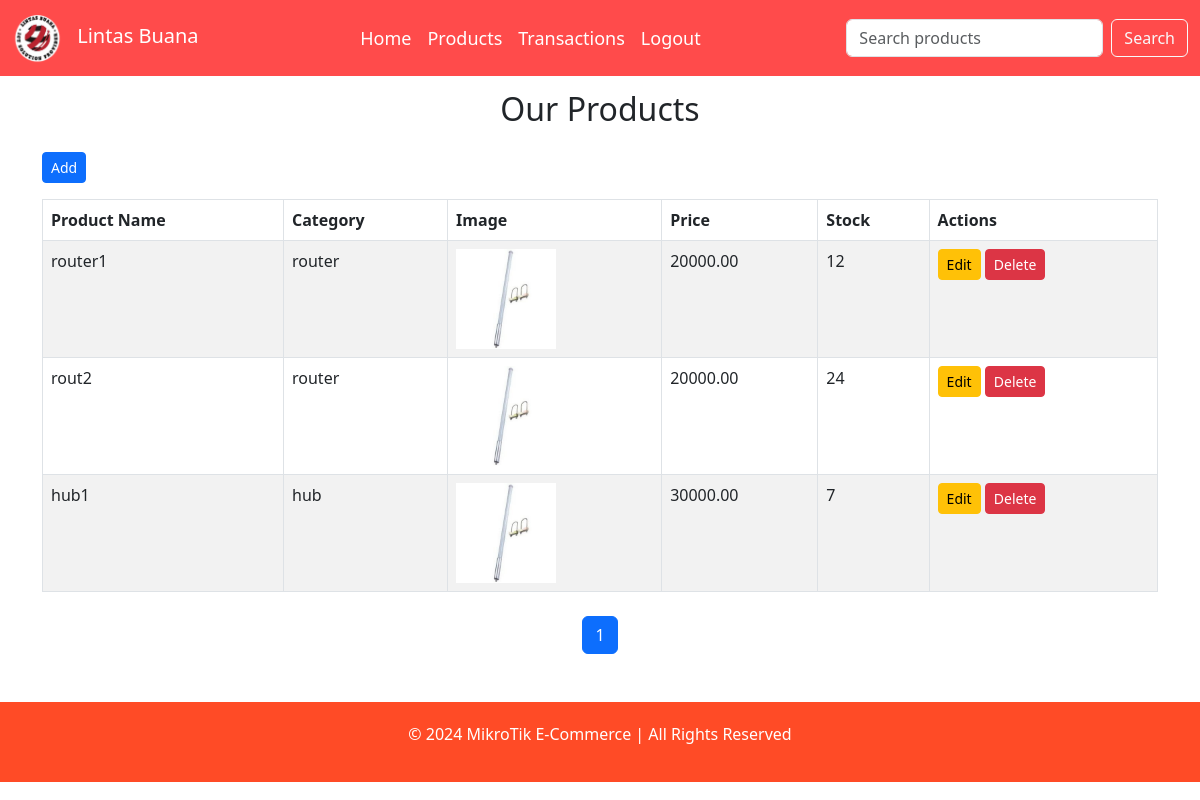
Page /admin/products.php?error=ProductIDMissing (signed in) on the earlier database version.
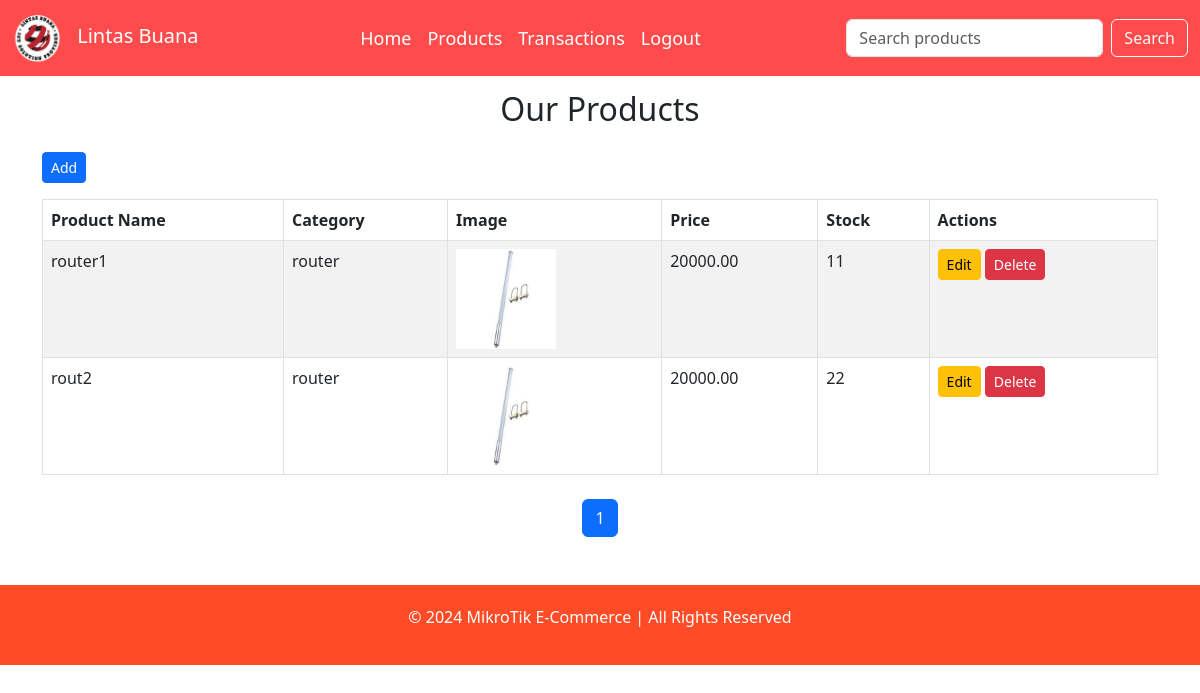
Same page on the later database version.
### tables this page shows
CREATE TABLE `product` (
  `product_id` int(11) NOT NULL,
  `product_name` varchar(100) NOT NULL,
  `product_price` decimal(10,2) NOT NULL,
  `product_description` text DEFAULT NULL,
  `category_id` int(11) NOT NULL,
  `product_image` varchar(255) NOT NULL,
  `product_stock` int(11) NOT NULL
);

CREATE TABLE `category` (
  `category_id` int(11) NOT NULL,
  `category_name` varchar(100) NOT NULL
);

### admin/products.php (the view, shortened to what this page needs)
<?php
$productsPerPage = 8;
$searchQuery = isset($_GET['search']) ? $_GET['search'] : '';
$page = isset($_GET['page']) ? $_GET['page'] : 1;
$startFrom = ($page - 1) * $productsPerPage;
?>
<!DOCTYPE html>
<html lang="en">
<head>
    <link href="style.css" rel="stylesheet">
    <link href="https://cdn.jsdelivr.net/npm/bootstrap@5.3.0-alpha1/dist/css/bootstrap.min.css" rel="stylesheet">
</head>
<body>
    <header>
        <nav class="navbar navbar-expand-lg navbar-dark fixed-top">
            <div class="container-fluid">
                <a class="navbar-brand" href="index.php">
                    <img src="images/logo.png" alt="Logo"> Lintas Buana
                </a>
                <div class="collapse navbar-collapse" id="navbarNav">
                    <ul class="navbar-nav ms-auto">
                        <li class="nav-item">
                            <a class="nav-link" href="index.php">Home</a>
                        </li>
                        <li class="nav-item">
                            <a class="nav-link active" href="products.php">Products</a>
                           <?php if(isset($_SESSION['admin'])): ?>
                            <li class="nav-item">
                                <a class="nav-link" href="transactions.php">Transactions</a>
                            </li>
                            <li class="nav-item">
                                <a class="nav-link" href="admin/logout.php">Logout</a>
                            </li>
                        <?php endif; ?>
                    </ul>
                    <form class="d-flex ms-auto" method="GET" action="products.php">
                        <input class="form-control me-2" type="search" placeholder="Search products" aria-label="Search" name="search" value="<?php echo $searchQuery; ?>">
                        <button class="btn btn-outline-light" type="submit">Search</button>
                    </form>
                </div>
            </div>
        </nav>
    </header>
    <section id="products" class="container my-5">
        <h2 class="text-center mb-4">Our Products</h2>
        <a href="add_product_form.php?id=' . $productId . '" class="btn btn-primary btn-sm mb-3">Add</a>
        <table class="table table-bordered table-striped">
            <thead>
                <tr>
                    <th>Product Name</th>
                    <th>Category</th>
                    <th>Image</th>
                    <th>Price</th>
                    <th>Stock</th>
                    <th>Actions</th>
                </tr>
            </thead>
            <tbody>
                <?php
                include 'config.php';
                if ($searchQuery != '') {
                    $query = "SELECT p.product_id, p.product_name, p.product_image, p.product_price, p.product_stock, c.category_name
                              FROM product p
                              JOIN category c ON p.category_id = c.category_id
                              WHERE p.product_name LIKE '%$searchQuery%' LIMIT $startFrom, $productsPerPage";
                } else {
                    $query = "SELECT p.product_id, p.product_name, p.product_image, p.product_price, p.product_stock, c.category_name
                              FROM product p
                              JOIN category c ON p.category_id = c.category_id
                              LIMIT $startFrom, $productsPerPage";
                }
                $result = mysqli_query($conn, $query);
                if (mysqli_num_rows($result) > 0) {
                    while ($row = mysqli_fetch_assoc($result)) {
                        $productId = $row['product_id'];
                        $productName = $row['product_name'];
                        $categoryName = $row['category_name'];
                        $productImage = $row['product_image'];
                        $productprice = $row['product_price'];
                        $productStock = $row['product_stock'];
                        echo '
                        <tr>
                            <td>' . $productName . '</td>
                            <td>' . $categoryName . '</td>
                            <td><img src="' . $productImage . '" alt="' . $productName . '" style="width: 100px; height: 100px; object-fit: cover;"></td>
                            <td>' . $productprice . '</td>
                            <td>' . $productStock . '</td>
                            <td>
                                <a href="edit_product_form.php?id=' . $productId . '" class="btn btn-warning btn-sm">Edit</a>
                                <a href="delete.php?id=' . $productId . '" class="btn btn-danger btn-sm">Delete</a>
                            </td>
                        </tr>';
                    }
                } else {
                    echo '<tr><td colspan="5" class="text-center">No products found.</td></tr>';
                }
                ?>
            </tbody>
        </table>
        <nav aria-label="Page navigation" class="mt-4">
            <ul class="pagination justify-content-center">
                <?php
                if ($searchQuery != '') {
                    $totalQuery = "SELECT COUNT(*) AS total FROM product WHERE product_name LIKE '%$searchQuery%'";
                } else {
                    $totalQuery = "SELECT COUNT(*) AS total FROM product";
                }
                $totalResult = mysqli_query($conn, $totalQuery);
                $totalRow = mysqli_fetch_assoc($totalResult);
                $totalProducts = $totalRow['total'];
                $totalPages = ceil($totalProducts / $productsPerPage);
                for ($i = 1; $i <= $totalPages; $i++) {
                    $activeClass = ($i == $page) ? 'active' : '';
                    echo "<li class='page-item $activeClass'><a class='page-link' href='products.php?page=$i&search=$searchQuery'>$i</a></li>";
                }
                ?>
            </ul>
        </nav>
    </section>
    <footer class="footer">
        <p>&copy; 2024 MikroTik E-Commerce | All Rights Reserved</p>
    </footer>
</body>
</html>

### admin/style.css (style rules this page uses)
body { background-color: #f4f4f4; color: #333; }
header { background-color: #FF4B4B; color: white; padding: 1px 0; }
.navbar.fixed-top { background-color: #FF4B4B !important; color: white; }
.footer { background-color: #FF4B26; color: white; padding: 20px 0; text-align: center; }
.navbar-brand img { width: 50px; height: 50px; margin-right: 10px; }
.navbar-dark .navbar-nav .nav-link { color: #ffffff; font-size: 18px; }

### admin/products.php (style rules this page uses)
body { padding-top: 40px; }

Differences in the rows shown:
removed product: product_name "hub1", category.category_name "hub", product_image (picture), product_price "30000.00", product_stock "7"
changed product "router1": product_stock "12" → "11"
changed product "rout2": product_stock "24" → "22"
